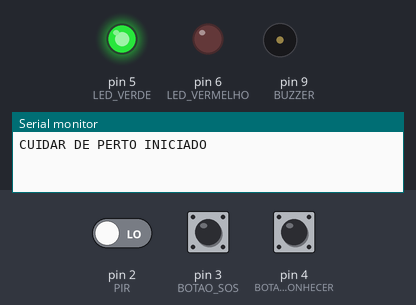
Simulated run of this sketch. Board: Arduino Uno, built with avr-gcc and run on an emulated ATmega328P. On the bench: output pins drawn as LEDs (lit = HIGH), buzzer (waves = sounding), the last lines printed to the serial monitor. The test bench sets the inputs (shaded band); at power-on: pin 3 (BOTAO_SOS) HIGH, pin 4 (BOTAO_RECONHECER) HIGH, pin 2 (PIR) LOW.

Above: at 1.2 s.
1.3 s: pin 3 (BOTAO_SOS) pulled LOW for 3.2 s
At 4.7 s:
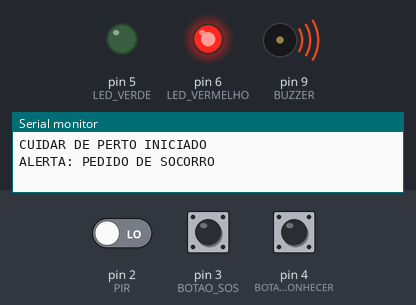
7.5 s: pin 4 (BOTAO_RECONHECER) pulled LOW for 0.15 s
At 7.9 s:
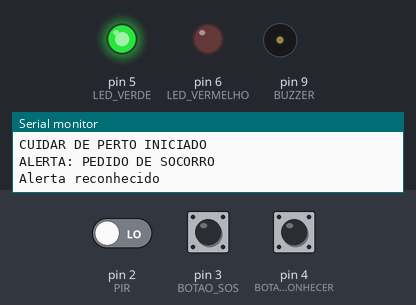
Timing chart, 0 to 10.5 s (numbered marks = the images above; inputs shaded):
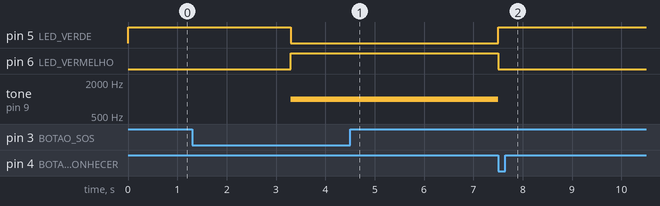

The sketch:

CuidarDePerto_IoT.ino
```cpp
// Global Solution 2026/2 - Cuidar de Perto
// Demonstracao local em Arduino Uno R3 no Tinkercad.
// A Serial exibe eventos; nao envia dados de rede para a API.

const int PIR = 2;
const int BOTAO_SOS = 3;
const int BOTAO_RECONHECER = 4;
const int LED_VERDE = 5;
const int LED_VERMELHO = 6;
const int BUZZER = 9;

const unsigned long TEMPO_INATIVIDADE = 20000;
const unsigned long TEMPO_SOS = 2000;

unsigned long ultimoMovimento = 0;
unsigned long inicioSOS = 0;

bool alerta = false;
bool alertaSOS = false;
bool sosDisparado = false;
bool botaoAnterior = false;
bool movimentoAnterior = false;

void ativarAlerta(const char* tipo, bool sos) {
  alerta = true;
  alertaSOS = sos;

  Serial.print("ALERTA: ");
  Serial.println(tipo);
}

void setup() {
  pinMode(PIR, INPUT);
  pinMode(BOTAO_SOS, INPUT_PULLUP);
  pinMode(BOTAO_RECONHECER, INPUT_PULLUP);
  pinMode(LED_VERDE, OUTPUT);
  pinMode(LED_VERMELHO, OUTPUT);
  pinMode(BUZZER, OUTPUT);

  Serial.begin(9600);
  ultimoMovimento = millis();

  Serial.println("CUIDAR DE PERTO INICIADO");
}

void loop() {
  unsigned long agora = millis();

  bool movimento = digitalRead(PIR) == HIGH;
  bool sos = digitalRead(BOTAO_SOS) == LOW;
  bool reconhecer = digitalRead(BOTAO_RECONHECER) == LOW;

  if (movimento) {
    ultimoMovimento = agora;

    if (!movimentoAnterior) {
      Serial.println("Movimento detectado");
    }

    if (alerta && !alertaSOS) {
      alerta = false;
      Serial.println("Inatividade encerrada");
    }
  }

  movimentoAnterior = movimento;

  if (sos) {
    if (inicioSOS == 0) {
      inicioSOS = agora;
    }

    if (!sosDisparado &&
        agora - inicioSOS >= TEMPO_SOS) {
      ativarAlerta("PEDIDO DE SOCORRO", true);
      sosDisparado = true;
    }
  } else {
    inicioSOS = 0;
    sosDisparado = false;
  }

  if (reconhecer && !botaoAnterior) {
    if (alerta) {
      alerta = false;
      alertaSOS = false;
      ultimoMovimento = agora;
      Serial.println("Alerta reconhecido");
    }
  }

  botaoAnterior = reconhecer;

  if (!alerta &&
      agora - ultimoMovimento >= TEMPO_INATIVIDADE) {
    ativarAlerta("INATIVIDADE", false);
  }

  digitalWrite(LED_VERDE, alerta ? LOW : HIGH);
  digitalWrite(LED_VERMELHO, alerta ? HIGH : LOW);

  if (alerta) {
    tone(BUZZER, 1000);
  } else {
    noTone(BUZZER);
  }
}
```

Measured:
- after the input at 1.3 s, pin 5 (LED_VERDE): HIGH → LOW after 2.0 s; pin 6 (LED_VERMELHO): LOW → HIGH after 2.0 s; tone on pin 9 (BUZZER): silent → 1000 Hz after 2.0 s
- after the input at 7.5 s, pin 5 (LED_VERDE): LOW → HIGH at once; pin 6 (LED_VERMELHO): HIGH → LOW at once; tone on pin 9 (BUZZER): 1000 Hz → silent at once
